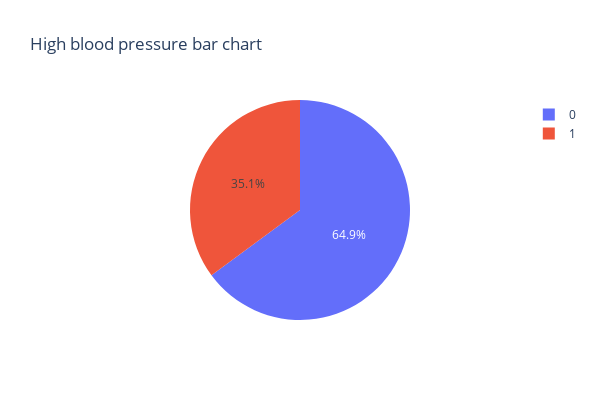

Notebook source saved alongside this figure:
### Code cell
fig = px.pie(
    dbp, 
    values='count', 
    names="high_blood_pressure", 
    title='High blood pressure bar chart', 
    width=WIDTH, 
    height=HEIGHT
)

fig

### Figure 1 — Plotly figure (JSON) as saved in the notebook; plotly's stock layout.template omitted (floating-point values rounded to 4 significant figures)
{"data": [{"domain": {"x": [0, 1], "y": [0, 1]}, "hovertemplate": "high_blood_pressure=%{label}<br>count=%{value}<extra></extra>", "labels": [0, 1], "legendgroup": "", "name": "", "showlegend": true, "type": "pie", "values": [194, 105]}], "layout": {"height": 400, "legend": {"tracegroupgap": 0}, "title": {"text": "High blood pressure bar chart"}, "width": 600}}
